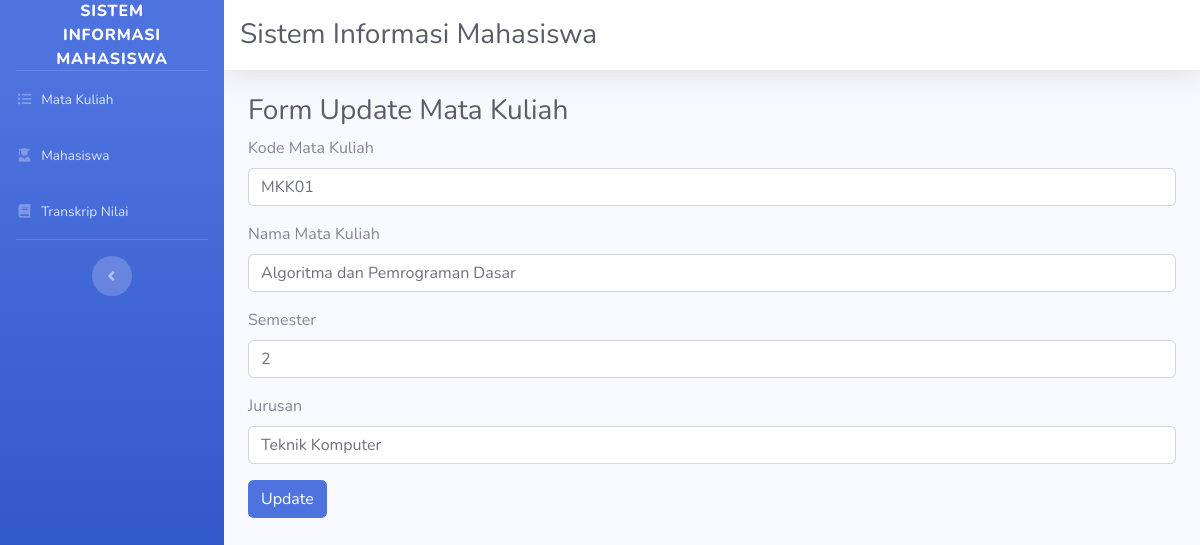
The app's page /index.php/matakuliah/update_matakuliah/MKK01 with its own data.
### tables this page shows
CREATE TABLE `matakuliah` (
  `kode_matakuliah` varchar(10) NOT NULL,
  `semester` int(10) NOT NULL,
  `nama_matakuliah` varchar(100) NOT NULL,
  `jurusan` varchar(100) NOT NULL
);

### application/controllers/matakuliah.php (called while the page is built, shortened)
<?php
class Matakuliah extends CI_Controller{
	public function __construct()
    {
        $this->load->model('matakuliah_model');
    }
    public function update_matakuliah($kode_matakuliah)
    {
        $query = $this->matakuliah_model->getSingleMataKuliah('kode_matakuliah', $kode_matakuliah);
        $arrDataMataKuliah['datamatakuliah'] = $query->row_array();
        $this->load->view('matakuliah_update', $arrDataMataKuliah);
    }
}

### index.php (called while the page is built, shortened)
<?php
require_once BASEPATH.'core/CodeIgniter.php';

### application/models/matakuliah_model.php (called while the page is built, shortened)
<?php
class Matakuliah_model extends CI_model{
	public function getSingleMataKuliah($field, $value)
    {
        $this->db->where($field, $value);
        return $this->db->get('matakuliah');
    }
}

### application/views/matakuliah_update.php (the view, shortened to what this page needs)
<div class="container-fluid">
    <h1 class="h3 mb-2 text-gray-800">Form Update Mata Kuliah</h1>
    <?php echo form_open(); ?>
        <div class="form-group">
            <label for="kode_matakuliah">Kode Mata Kuliah</label>
            <?php echo form_input('kode_matakuliah', $datamatakuliah['kode_matakuliah'], 'class="form-control" placeholder="Isi Kode Mata Kuliah" id="kode_matakuliah"') ?>
        </div>
        <div class="form-group">
            <label for="nama_matakuliah">Nama Mata Kuliah</label>
            <?php echo form_input('nama_matakuliah', $datamatakuliah['nama_matakuliah'], 'class="form-control" placeholder="Isi Nama Mata kuliah" id="nama_matakuliah"') ?>
        </div>
        <div class="form-group">
            <label for="semester">Semester</label>
            <?php echo form_input('semester', $datamatakuliah['semester'], 'class="form-control" placeholder="Isi Semester" id="semester"') ?>
        </div>
        <div class="form-group">
            <label for="jurusan">Jurusan</label>
            <?php echo form_input('jurusan', $datamatakuliah['jurusan'], 'class="form-control" placeholder="Isi Jurusan" id="jurusan"') ?>
        </div>
        <div class="form-group">
            <button type="submit" class="btn btn-primary">Update</button>
        </div>
</div>

### records on screen
matakuliah: kode_matakuliah "MKK01", nama_matakuliah "Algoritma dan Pemrograman Dasar", semester "2", jurusan "Teknik Komputer"
